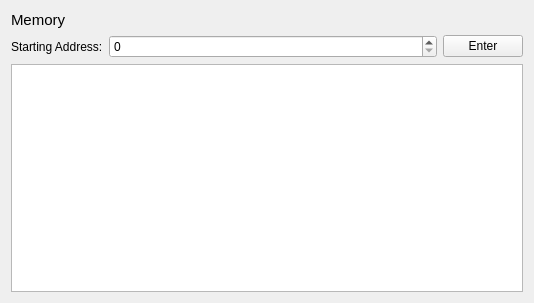
<?xml version="1.0" encoding="UTF-8"?>
<ui version="4.0">
 <class>MemoryWidget</class>
 <widget class="QWidget" name="MemoryWidget">
  <property name="geometry">
   <rect>
    <x>0</x>
    <y>0</y>
    <width>534</width>
    <height>303</height>
   </rect>
  </property>
  <property name="windowTitle">
   <string>Form</string>
  </property>
  <layout class="QVBoxLayout" name="verticalLayout_2">
   <item>
    <layout class="QVBoxLayout" name="verticalLayout">
     <item>
      <widget class="QLabel" name="lblMemory">
       <property name="font">
        <font>
         <pointsize>11</pointsize>
        </font>
       </property>
       <property name="text">
        <string>Memory</string>
       </property>
      </widget>
     </item>
     <item>
      <layout class="QHBoxLayout" name="horizontalLayout">
       <item>
        <widget class="QLabel" name="lblStartingAddress">
         <property name="text">
          <string>Starting Address:</string>
         </property>
        </widget>
       </item>
       <item>
        <widget class="HexSpinBox" name="hexspinStartingAddress">
         <property name="sizePolicy">
          <sizepolicy hsizetype="Expanding" vsizetype="Fixed">
           <horstretch>0</horstretch>
           <verstretch>0</verstretch>
          </sizepolicy>
         </property>
         <property name="maximum">
          <number>1000000</number>
         </property>
         <property name="singleStep">
          <number>4</number>
         </property>
         <property name="value">
          <number>0</number>
         </property>
        </widget>
       </item>
       <item>
        <widget class="QPushButton" name="btnEnterStartingAddress">
         <property name="text">
          <string>Enter</string>
         </property>
        </widget>
       </item>
      </layout>
     </item>
     <item>
      <widget class="QTextBrowser" name="textareaMemory">
       <property name="font">
        <font>
         <family>Courier New</family>
        </font>
       </property>
       <property name="verticalScrollBarPolicy">
        <enum>Qt::ScrollBarAlwaysOff</enum>
       </property>
       <property name="horizontalScrollBarPolicy">
        <enum>Qt::ScrollBarAlwaysOff</enum>
       </property>
       <property name="sizeAdjustPolicy">
        <enum>QAbstractScrollArea::AdjustToContents</enum>
       </property>
       <property name="lineWrapMode">
        <enum>QTextEdit::NoWrap</enum>
       </property>
      </widget>
     </item>
    </layout>
   </item>
  </layout>
 </widget>
 <customwidgets>
  <customwidget>
   <class>HexSpinBox</class>
   <extends>QSpinBox</extends>
   <header>ui/hexspinbox.h</header>
  </customwidget>
 </customwidgets>
 <resources/>
 <connections/>
</ui>
